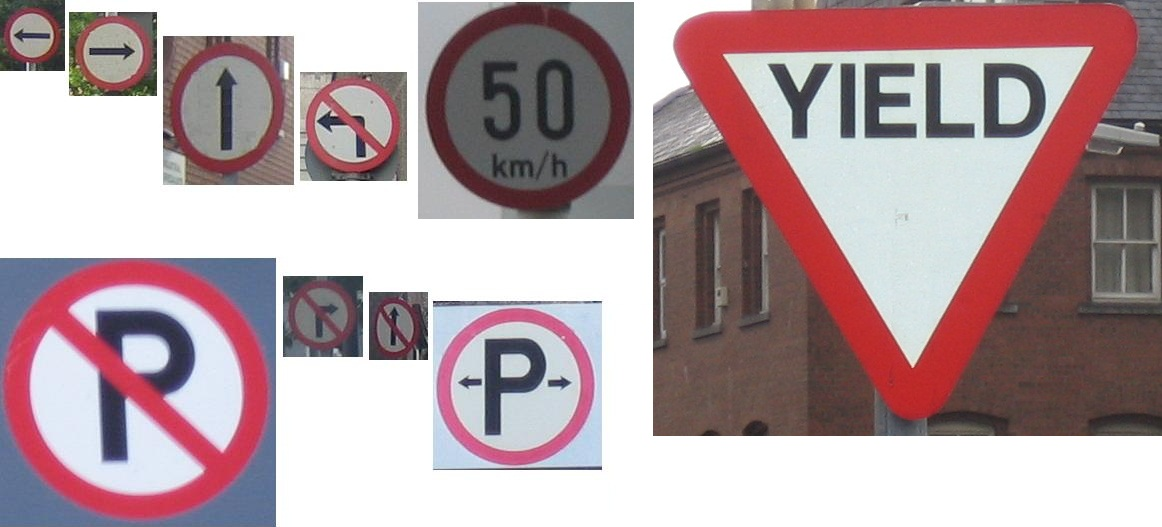
//> input picture Media/TestingData.jpg, 1162 x 527 px
$ ./main   (built with g++ and OpenCV 4)
//> lines starting //> are read from the running program, lines starting //| are printed output that depends on the picture; after the words box and inside, x2 and y2 are one past the last pixel; in counts of white or black regions, pixels touching at a corner belong together
/*
 * This code is provided as part of "A Practical Introduction to Computer Vision with OpenCV"
 * by Kenneth Dawson-Howe © Wiley & Sons Inc. 2014.  All rights reserved.
 */
#include "Utilities.h"
#include <iostream>
#include <fstream>
#include <vector>

#define ESC_KEY 27
#define HEIGHT 264
#define WIDTH 581

char* groundTruthLocation = "Media/GroundTruth.png";
char* compositeLocation = "Media/TestingData.jpg";
char* trainingDataLocation = "Media/Reds.png";

std::string composite(compositeLocation);
std::string groundTruth(groundTruthLocation);
std::string trainingData(trainingDataLocation);

Mat compositeImage = imread(composite, 1);
Mat groundTruthImage = imread(groundTruth, 1);
Mat trainingImage = imread(trainingData, 1);

void segregate();
void separateGroundTruth();
void generateMetrics(string name, Mat& locations_found, Mat& ground_truth);

Mat black, white, red;
Mat comp_black;

int main(int argc, const char** argv) {
	segregate();
	separateGroundTruth();
	while (cv::waitKey(30) != ESC_KEY) {}
	return 0;
}

void separateGroundTruth() {
	Mat gt_red, gt_black, gt_white;

	//segregate ground truth into black only
	inRange(groundTruthImage, Scalar(0, 0, 0), Scalar(0, 0, 0), gt_black);
	//imshow("gtruth_b", gt_black);

	//segregate ground truth into white only
	inRange(groundTruthImage, Scalar(255, 255, 255), Scalar(255, 255, 255), gt_white);
	//imshow("gtruth_w", gt_white);

	//segregate ground truth into red only
	inRange(groundTruthImage, Scalar(0, 0, 255), Scalar(0, 0, 255), gt_red);
	//imshow("gtruth_r", gt_red);

	imshow("AYYYY BLACK", comp_black);
	imshow("GT BLACK", gt_black);

	generateMetrics("Red", red, gt_red);
	//generateMetrics("White", white, gt_white);
	//generateMetrics("Black", comp_black, gt_black);
}

void generateMetrics(string name, Mat& locations_found, Mat& ground_truth) {
	double precision, recall, accuracy, specificity, f1;
	int false_positives = 0;
	int false_negatives = 0;
	int true_positives = 0;
	int true_negatives = 0;
	for (int row = 0; row < ground_truth.rows; row++) {
		for (int col = 0; col < ground_truth.cols; col++) {
			uchar result = locations_found.at<uchar>(row, col);
			uchar gt = ground_truth.at<uchar>(row, col);
			if (gt > 0)
				if (result > 0)
					true_positives++;
				else false_negatives++;
			else if (result > 0)
				false_positives++;
			else true_negatives++;
		}
	}
	precision = ((double)true_positives) / ((double)(true_positives + false_positives));
	recall = ((double)true_positives) / ((double)(true_positives + false_negatives));
	accuracy = ((double)(true_positives + true_negatives)) / ((double)(true_positives + false_positives + true_negatives + false_negatives));
	specificity = ((double)true_negatives) / ((double)(false_positives + true_negatives));
	f1 = 2.0*precision*recall / (precision + recall);

	cout << name << ":" << endl << "Precision: " << precision << ", Recall: " << recall << ", Accuracy: " << accuracy << ", Specificity: " << specificity << ", f1: " << f1 << endl << endl;
}

void segregate() {
	Mat training_hsv, h, hist, backprojection;
	float range[] = { 0, 180 };
	const float* ranges[] = { range };
	int ch[] = { 0, 0 };
	int numBins = 6;
	int histSize = MAX(numBins, 2);

	//get dat training hue sample
	cvtColor(trainingImage, training_hsv, CV_BGR2HSV);
	h.create(training_hsv.size(), training_hsv.depth());
	mixChannels(&training_hsv, 1, &h, 1, ch, 1);

	//generate a hue version of the testing image
	Mat comp_hue, comp_hue_output;
	cvtColor(compositeImage, comp_hue_output, CV_BGR2HSV);
	comp_hue.create(comp_hue_output.size(), comp_hue_output.depth());
	mixChannels(&comp_hue_output, 1, &comp_hue, 1, ch, 1);

	//generate histogram of the training data to backproject
	calcHist(&h, 1, 0, Mat(), hist, 1, &histSize, ranges, true, false);
	normalize(hist, hist, 0, 255, NORM_MINMAX, -1, Mat());

	//backproject to combine probabilities of testing and training
	calcBackProject(&comp_hue, 1, 0, hist, backprojection, ranges, 1, true);
	threshold(backprojection, backprojection, 220, 255, THRESH_BINARY_INV);

	//remove broken bits
	Mat closed_src;
	morphologyEx(backprojection, closed_src, MORPH_CLOSE, getStructuringElement(MORPH_ELLIPSE, Size(5, 5)));
	imwrite("closed_src.png", closed_src);

	Mat temp_range_red;
	Mat src_copy = imread(composite, 1);
//> src_copy is the input picture: 527 rows x 1162 cols, CV_8UC3; mean B, G, R 161.6, 157.6, 178.9
	cvtColor(src_copy, temp_range_red, CV_BGR2HLS);
//> temp_range_red: 527 rows x 1162 cols, CV_8UC3; mean of channels 0, 1, 2 69.1, 169, 54.3
	inRange(temp_range_red, Scalar(0, 0, 75), Scalar(180, 180, 180), temp_range_red);
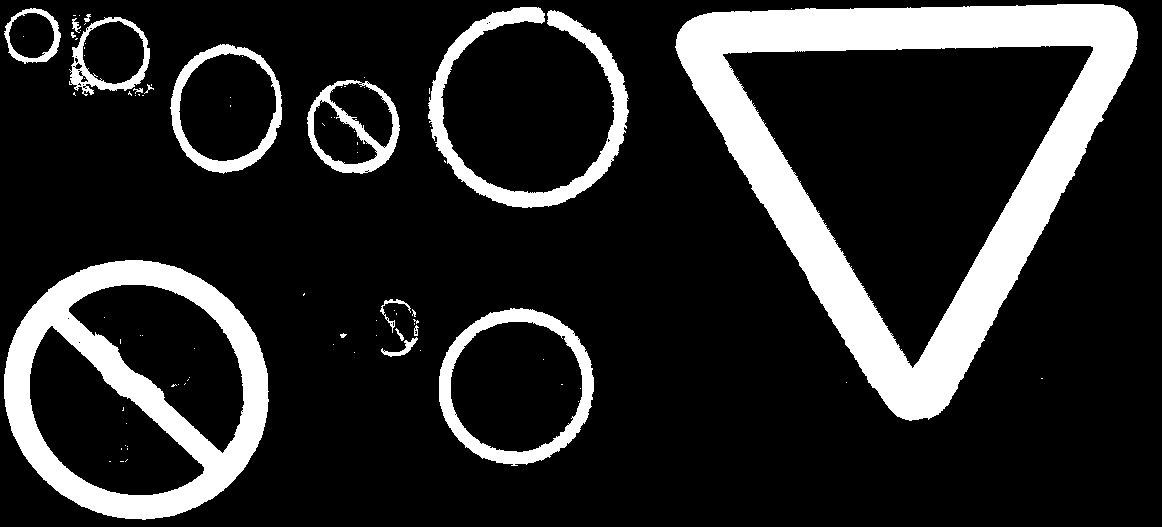
//> temp_range_red: 527 rows x 1162 cols, CV_8UC1; 16.5% white; 87 white regions (70 under 20 px), largest, box (x1, y1, x2, y2) and area: (675, 4, 1138, 421) 54440, (4, 260, 269, 520) 23957, (428, 7, 629, 208) 8080
	morphologyEx(temp_range_red, temp_range_red, MORPH_CLOSE, getStructuringElement(MORPH_ELLIPSE, Size(5, 5)));
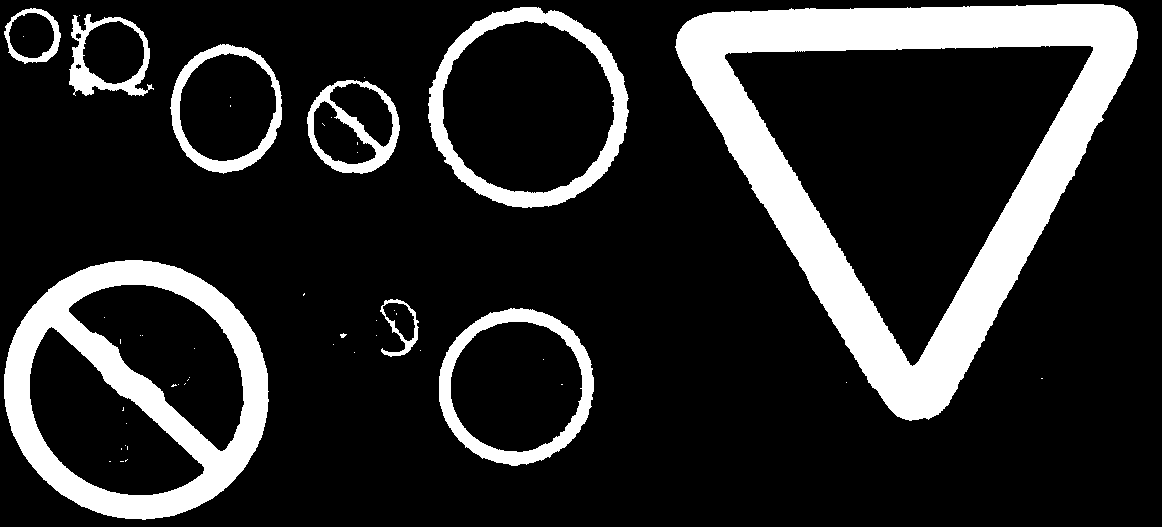
//> temp_range_red: 527 rows x 1162 cols, CV_8UC1; 16.6% white; 49 white regions (39 under 20 px), largest, box (x1, y1, x2, y2) and area: (675, 4, 1138, 421) 54559, (4, 260, 269, 520) 24009, (428, 7, 629, 208) 8263
	imwrite("temp_range_red.png", temp_range_red);

	//bitwise against original image to remove the background
	Mat compositeImage_copy;
	compositeImage_copy = compositeImage;
	bitwise_and(compositeImage_copy, compositeImage_copy, red, temp_range_red);
	threshold(red, red, 0, 255, THRESH_BINARY);
	morphologyEx(red, red, MORPH_CLOSE, getStructuringElement(MORPH_ELLIPSE, Size(4, 4)));
//> red: 527 rows x 1162 cols, CV_8UC3; 16.6% white; 24 white regions (15 under 20 px), largest, box (x1, y1, x2, y2) and area: (676, 5, 1139, 421) 54502, (5, 261, 270, 521) 24010, (429, 8, 630, 209) 8284
	//imshow("Red", red);

	/***p1 done***/

	//find inside shapes in red signs
	Mat temp_bw;
	vector<vector<Point>> contours;
	vector<Vec4i> hierarchy;
	RNG rng(12345);

	//outline and fill in contours
	Canny(red, temp_bw, 100, 200);
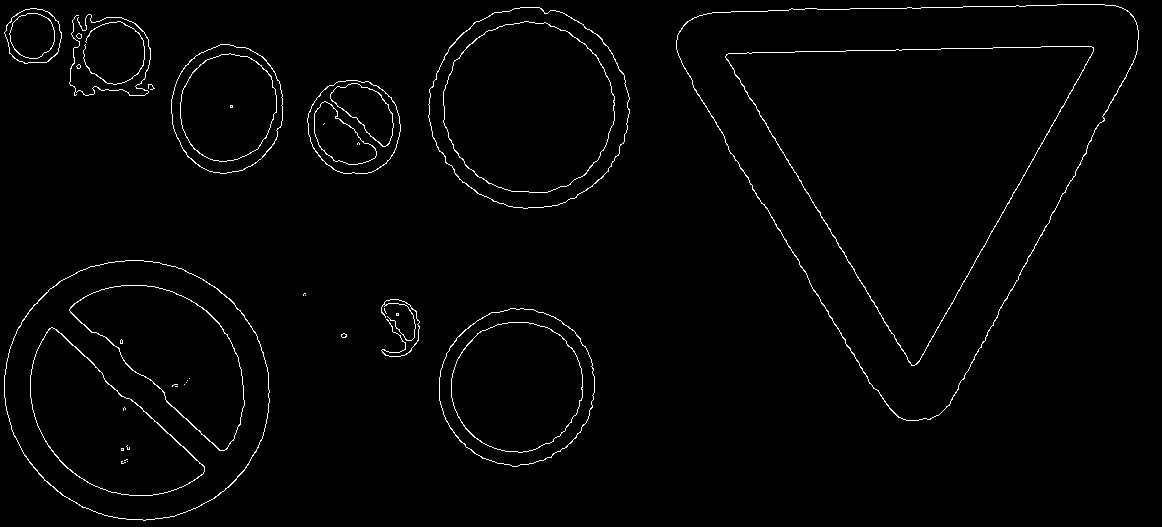
//> temp_bw: 527 rows x 1162 cols, CV_8UC1; 1.6% white in thin lines or dots
	findContours(temp_bw, contours, CV_RETR_EXTERNAL, CV_CHAIN_APPROX_NONE);
//> contours = 18 contours, 8 with area under 20; largest, box (x1, y1, x2, y2) and area: (676, 4, 1139, 421) 114358, (4, 260, 270, 521) 53976, (428, 7, 630, 209) 31176, (439, 308, 595, 467) 19068, (171, 44, 283, 174) 11253
	drawContours(temp_bw, contours, -1, Scalar(255), CV_FILLED);
//> temp_bw: 527 rows x 1162 cols, CV_8UC1; 39.5% white; 18 white regions (6 under 20 px), largest, box (x1, y1, x2, y2) and area: (676, 4, 1139, 421) 115007, (4, 260, 270, 521) 54351, (428, 7, 630, 209) 31468

	// create new image + set bg colour
	Mat crop(compositeImage.rows, compositeImage.cols, CV_8UC3);
	crop.setTo(Scalar(0, 255, 0));

	//copy back to original image to show only crops
	compositeImage.copyTo(crop, temp_bw);
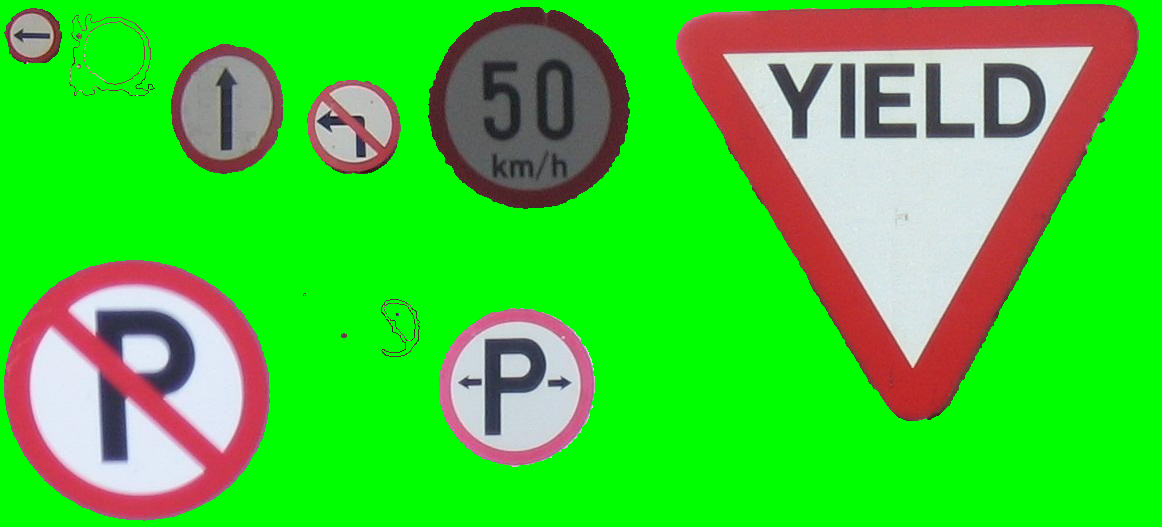
//> crop: 527 rows x 1162 cols, CV_8UC3; mean B, G, R 52.5, 203.5, 67.5
	normalize(temp_bw.clone(), temp_bw, 0.0, 255.0, CV_MINMAX, CV_8UC1);
	//imshow("Contoured", temp_bw);

	//crop - bin_inv = b/w
	//get areas to remove from crop
	Mat bw(red.rows, red.cols, CV_8UC3);
	cvtColor(red, bw, CV_BGR2GRAY);
	threshold(bw, bw, 10, 255, THRESH_BINARY);

	//copy back to original image to show only crops
	Mat inner_areas(crop.rows, crop.cols, CV_8UC3);
	inner_areas.setTo(Scalar(0, 0, 0));
	crop.copyTo(inner_areas, bw);
	normalize(bw.clone(), bw, 0.0, 255.0, CV_MINMAX, CV_8UC1);
	cvtColor(inner_areas, inner_areas, CV_BGR2GRAY);
//> inner_areas: 527 rows x 1162 cols, CV_8UC1
	threshold(inner_areas, inner_areas, 0, 255, THRESH_BINARY_INV);
	floodFill(inner_areas, Point(0, 0), Scalar(0, 255, 0));
//> inner_areas: 527 rows x 1162 cols, CV_8UC1; 23.4% white; 13 white regions (1 under 20 px), largest, box (x1, y1, x2, y2) and area: (726, 47, 1094, 366) 59607, (444, 22, 615, 193) 22852, (31, 328, 205, 496) 15172
	crop.copyTo(bw, inner_areas);
//> bw: 527 rows x 1162 cols, CV_8UC3

	//binary threshold on inner parts of sign
	floodFill(bw, Point(0, 0), Scalar(0, 255, 0));
	cvtColor(bw, bw, CV_BGR2GRAY);
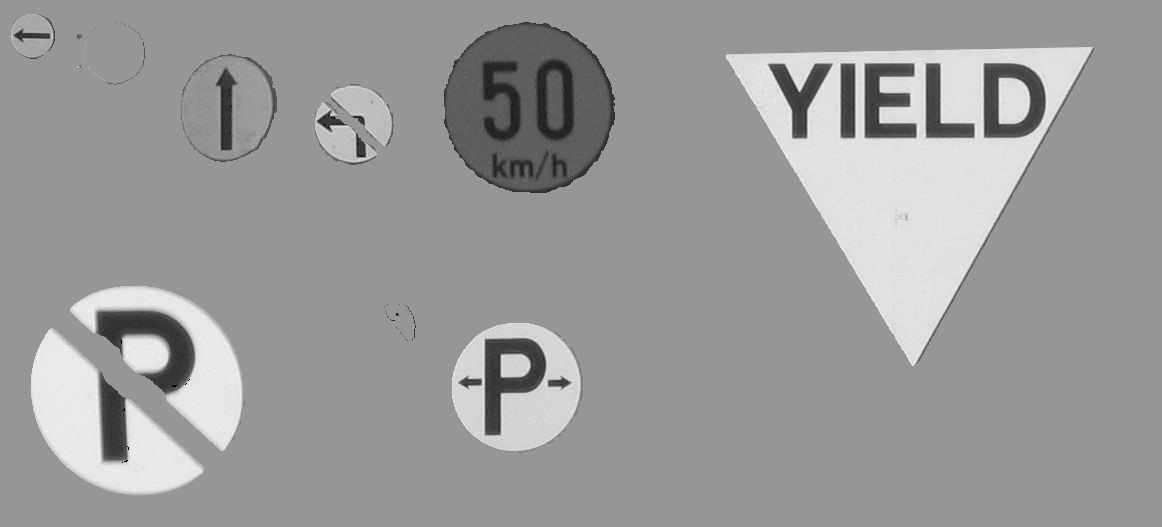
//> bw: 527 rows x 1162 cols, CV_8UC1; min 0, max 242, mean 154.6
	threshold(bw, black, 85, 255, THRESH_BINARY_INV);
//> black: 527 rows x 1162 cols, CV_8UC1; 4.2% white; 100 white regions (78 under 20 px), largest, box (x1, y1, x2, y2) and area: (98, 312, 194, 393) 3341, (485, 339, 546, 434) 2760, (985, 64, 1045, 137) 2396
	morphologyEx(black, black, MORPH_CLOSE, getStructuringElement(MORPH_ELLIPSE, Size(2, 2)));
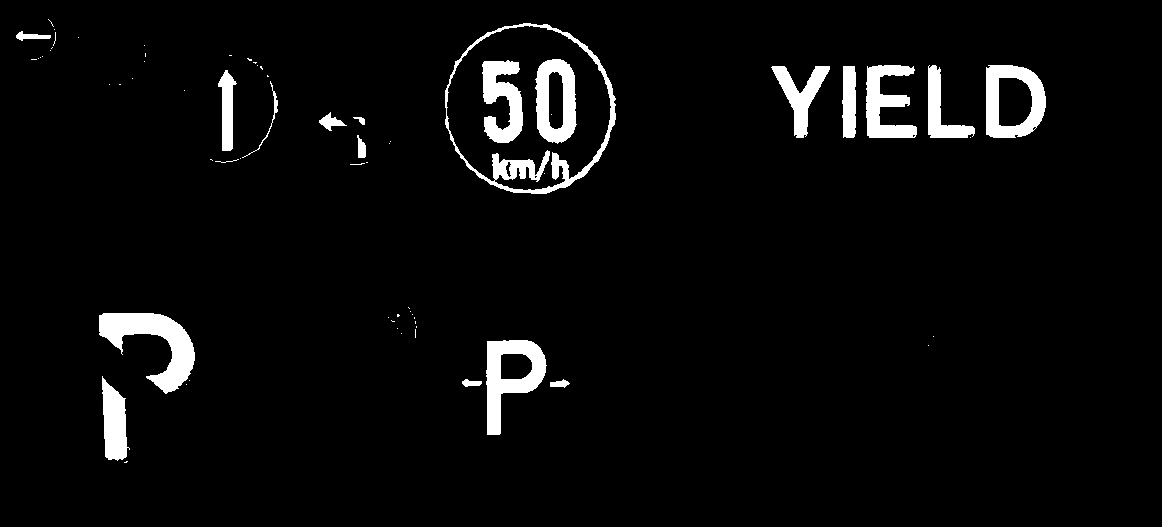
//> black: 527 rows x 1162 cols, CV_8UC1; 4.2% white; 69 white regions (49 under 20 px), largest, box (x1, y1, x2, y2) and area: (99, 313, 195, 394) 3336, (445, 23, 616, 194) 3192, (486, 340, 547, 435) 2758
	black.copyTo(comp_black);
	//imshow("COMP Black", comp_black);

	/***p2a done***/

	Mat black_overlay = black;
	threshold(black_overlay, black_overlay, 0, 255, THRESH_BINARY_INV);
	//imshow("overlay", black_overlay);

	//sign insides
	floodFill(bw, Point(0, 0), Scalar(0, 0, 0));
	threshold(bw, white, 0, 255, THRESH_OTSU);
//> white: 527 rows x 1162 cols, CV_8UC1; 15.7% white; 45 white regions (34 under 20 px), largest, box (x1, y1, x2, y2) and area: (726, 47, 1093, 366) 48600, (31, 328, 205, 496) 13445, (452, 323, 583, 453) 9513

	//for the love of fucking God work
	floodFill(black_overlay, Point(0, 0), Scalar(0, 0, 0));
//> black_overlay: 527 rows x 1162 cols, CV_8UC1; 2.8% white; 8 white regions (3 under 20 px), largest, box (x1, y1, x2, y2) and area: (447, 26, 611, 190) 14534, (999, 78, 1032, 126) 1395, (549, 72, 563, 129) 745, (501, 354, 532, 379) 702, (506, 162, 511, 177) 40
	bitwise_or(white, black_overlay, white);
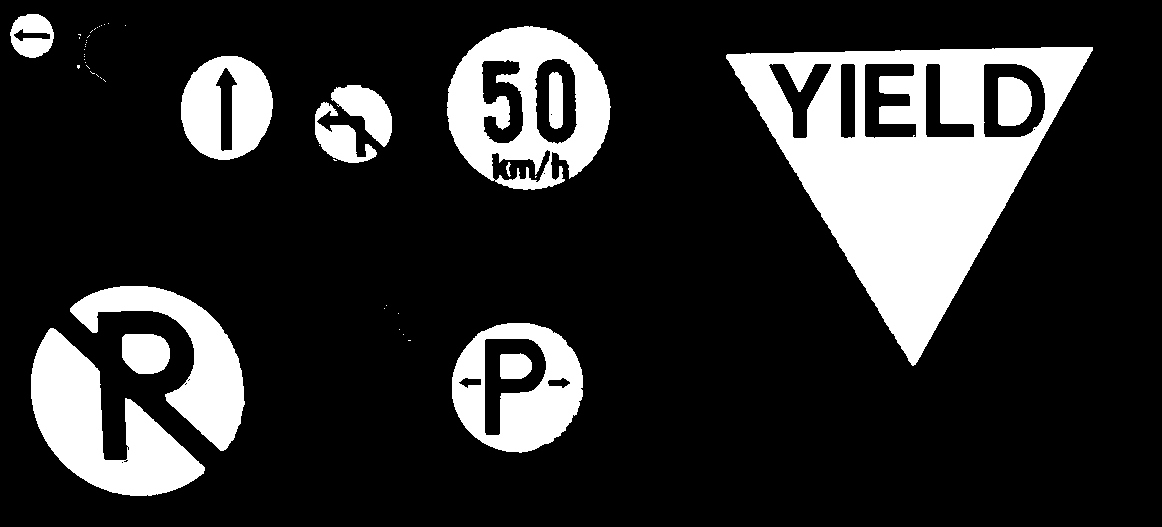
//> white: 527 rows x 1162 cols, CV_8UC1; 18.3% white; 49 white regions (35 under 20 px), largest, box (x1, y1, x2, y2) and area: (726, 47, 1093, 366) 48608, (447, 26, 611, 190) 14534, (31, 328, 205, 496) 13445
//> the loop in generateMetrics, `for (int row = 0; row < ground_truth.rows; row++)` made 527 passes
//> (true_positives, false_negatives, false_positives, true_negatives) on passes 1 to 3: (0, 0, 0, 1162), (0, 0, 0, 2324), (0, 0, 0, 3486)
//> after the loop in generateMetrics, `for (int row = 0; row < ground_truth.rows; row++)`: true_positives = 10974; false_negatives = 94600; false_positives = 86628; true_negatives = 420172
//> in generateMetrics, `precision = ((double)true_positives) / ((double)(true_positives + fals..`: precision = 0.112
//> in generateMetrics, `recall = ((double)true_positives) / ((double)(true_positives + false_n..`: recall = 0.104
//> in generateMetrics, `accuracy = ((double)(true_positives + true_negatives)) / ((double)(tru..`: accuracy = 0.704
//> in generateMetrics, `specificity = ((double)true_negatives) / ((double)(false_positives + t..`: specificity = 0.829
//> in generateMetrics, `f1 = 2.0*precision*recall / (precision + recall);`: f1 = 0.108
//| Red:
//| Precision: 0.112436, Recall: 0.103946, Accuracy: 0.704057, Specificity: 0.829069, f1: 0.108025
//> the 'q' key is pressed
//> the 'Q' key is pressed
	//imshow("White", white);
	/***p2b done***/
}
